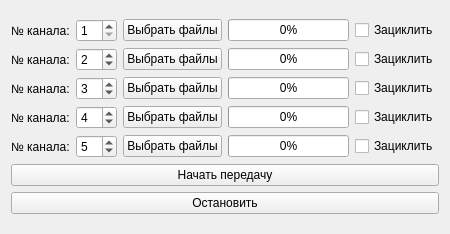
<?xml version="1.0" encoding="UTF-8"?>
<ui version="4.0">
 <class>SenderLog2Files</class>
 <widget class="QWidget" name="SenderLog2Files">
  <property name="geometry">
   <rect>
    <x>0</x>
    <y>0</y>
    <width>450</width>
    <height>234</height>
   </rect>
  </property>
  <property name="windowTitle">
   <string>Работа с файлами *.log2</string>
  </property>
  <layout class="QGridLayout" name="gridLayout">
   <item row="0" column="0">
    <layout class="QVBoxLayout" name="verticalLayout">
     <item>
      <layout class="QHBoxLayout" name="horizontalLayout">
       <item>
        <widget class="QLabel" name="labelNumberChannel1">
         <property name="text">
          <string>№ канала:</string>
         </property>
        </widget>
       </item>
       <item>
        <widget class="QSpinBox" name="spinBoxCh1">
         <property name="minimum">
          <number>1</number>
         </property>
         <property name="maximum">
          <number>16</number>
         </property>
         <property name="value">
          <number>1</number>
         </property>
        </widget>
       </item>
       <item>
        <widget class="QPushButton" name="bttnChooseFiles1">
         <property name="text">
          <string>Выбрать файлы</string>
         </property>
        </widget>
       </item>
       <item>
        <widget class="QProgressBar" name="progressBar1">
         <property name="value">
          <number>0</number>
         </property>
        </widget>
       </item>
       <item>
        <widget class="QCheckBox" name="checkBoxCh1">
         <property name="enabled">
          <bool>true</bool>
         </property>
         <property name="text">
          <string>Зациклить</string>
         </property>
        </widget>
       </item>
      </layout>
     </item>
     <item>
      <layout class="QHBoxLayout" name="horizontalLayout_2">
       <item>
        <widget class="QLabel" name="labelNumberChannel2">
         <property name="text">
          <string>№ канала:</string>
         </property>
        </widget>
       </item>
       <item>
        <widget class="QSpinBox" name="spinBoxCh2">
         <property name="minimum">
          <number>1</number>
         </property>
         <property name="maximum">
          <number>16</number>
         </property>
         <property name="value">
          <number>2</number>
         </property>
        </widget>
       </item>
       <item>
        <widget class="QPushButton" name="bttnChooseFiles2">
         <property name="text">
          <string>Выбрать файлы</string>
         </property>
        </widget>
       </item>
       <item>
        <widget class="QProgressBar" name="progressBar2">
         <property name="value">
          <number>0</number>
         </property>
        </widget>
       </item>
       <item>
        <widget class="QCheckBox" name="checkBoxCh2">
         <property name="enabled">
          <bool>true</bool>
         </property>
         <property name="text">
          <string>Зациклить</string>
         </property>
        </widget>
       </item>
      </layout>
     </item>
     <item>
      <layout class="QHBoxLayout" name="horizontalLayout_3">
       <item>
        <widget class="QLabel" name="labelNumberChannel3">
         <property name="text">
          <string>№ канала:</string>
         </property>
        </widget>
       </item>
       <item>
        <widget class="QSpinBox" name="spinBoxCh3">
         <property name="minimum">
          <number>1</number>
         </property>
         <property name="maximum">
          <number>16</number>
         </property>
         <property name="value">
          <number>3</number>
         </property>
        </widget>
       </item>
       <item>
        <widget class="QPushButton" name="bttnChooseFiles3">
         <property name="text">
          <string>Выбрать файлы</string>
         </property>
        </widget>
       </item>
       <item>
        <widget class="QProgressBar" name="progressBar3">
         <property name="value">
          <number>0</number>
         </property>
        </widget>
       </item>
       <item>
        <widget class="QCheckBox" name="checkBoxCh3">
         <property name="text">
          <string>Зациклить</string>
         </property>
        </widget>
       </item>
      </layout>
     </item>
     <item>
      <layout class="QHBoxLayout" name="horizontalLayout_4">
       <item>
        <widget class="QLabel" name="labelNumberChannel4">
         <property name="text">
          <string>№ канала:</string>
         </property>
        </widget>
       </item>
       <item>
        <widget class="QSpinBox" name="spinBoxCh4">
         <property name="minimum">
          <number>1</number>
         </property>
         <property name="maximum">
          <number>16</number>
         </property>
         <property name="value">
          <number>4</number>
         </property>
        </widget>
       </item>
       <item>
        <widget class="QPushButton" name="bttnChooseFiles4">
         <property name="text">
          <string>Выбрать файлы</string>
         </property>
        </widget>
       </item>
       <item>
        <widget class="QProgressBar" name="progressBar4">
         <property name="value">
          <number>0</number>
         </property>
        </widget>
       </item>
       <item>
        <widget class="QCheckBox" name="checkBoxCh4">
         <property name="text">
          <string>Зациклить</string>
         </property>
        </widget>
       </item>
      </layout>
     </item>
     <item>
      <layout class="QHBoxLayout" name="horizontalLayout_5">
       <item>
        <widget class="QLabel" name="labelNumberChannel5">
         <property name="text">
          <string>№ канала:</string>
         </property>
        </widget>
       </item>
       <item>
        <widget class="QSpinBox" name="spinBoxCh5">
         <property name="minimum">
          <number>1</number>
         </property>
         <property name="maximum">
          <number>16</number>
         </property>
         <property name="value">
          <number>5</number>
         </property>
        </widget>
       </item>
       <item>
        <widget class="QPushButton" name="bttnChooseFiles5">
         <property name="text">
          <string>Выбрать файлы</string>
         </property>
        </widget>
       </item>
       <item>
        <widget class="QProgressBar" name="progressBar5">
         <property name="value">
          <number>0</number>
         </property>
        </widget>
       </item>
       <item>
        <widget class="QCheckBox" name="checkBoxCh5">
         <property name="text">
          <string>Зациклить</string>
         </property>
        </widget>
       </item>
      </layout>
     </item>
     <item>
      <widget class="QPushButton" name="bttnStartSending">
       <property name="text">
        <string>Начать передачу</string>
       </property>
      </widget>
     </item>
     <item>
      <widget class="QPushButton" name="bttnStopSending">
       <property name="text">
        <string>Остановить</string>
       </property>
      </widget>
     </item>
    </layout>
   </item>
  </layout>
 </widget>
 <resources/>
 <connections/>
</ui>
